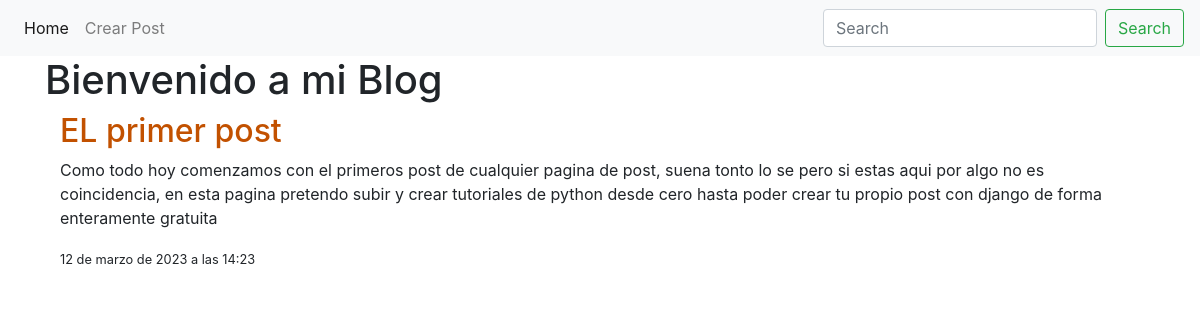
The app's page /blog/5 with its own data.
### blog/models.py (models this page shows, shortened)
class Post(models.Model):
    author = models.ForeignKey(settings.AUTH_USER_MODEL, on_delete=models.CASCADE)
    titulo = models.CharField(max_length=200)
    texto = models.TextField()
    create_date = models.DateTimeField(default=timezone.now)
    published_date = models.DateTimeField(blank=True, null=True)

### blog/views.py (the view)
# urls.py: path('blog/<pk>', views.post_detail, name="post_detail"),
def post_detail(request, pk):
    post = get_object_or_404(Post, pk=pk)
    return render(request, 'blog/post_detail.html', {"post":post})

### blog/templates/blog/post_detail.html
{% extends "blog/base.html"%}
  {% block container %}
    <div class="container">
        <article>
                <section>
                    <h2>{{post.titulo}}</h2>
                    <p>{{post.texto}}</p>
                    <small>{{post.create_date}}</small>
                </section>
        </article>
    </div>
  {% endblock %}

### blog/static/style.css (style rules this page uses)
h2 { color: #C25100; }

### records on screen
Post: titulo "EL primer post", texto "Como todo hoy comenzamos con el primeros post de cualquier pagina de post, suena tonto lo se pero si estas aqui por algo no es coincidencia, en esta pagina pretendo subir y crear tutoriales de python desde cero hasta poder crear tu propio post con django de forma enteramente gratuita", create_date "12 de marzo de 2023 a las 14:23"
